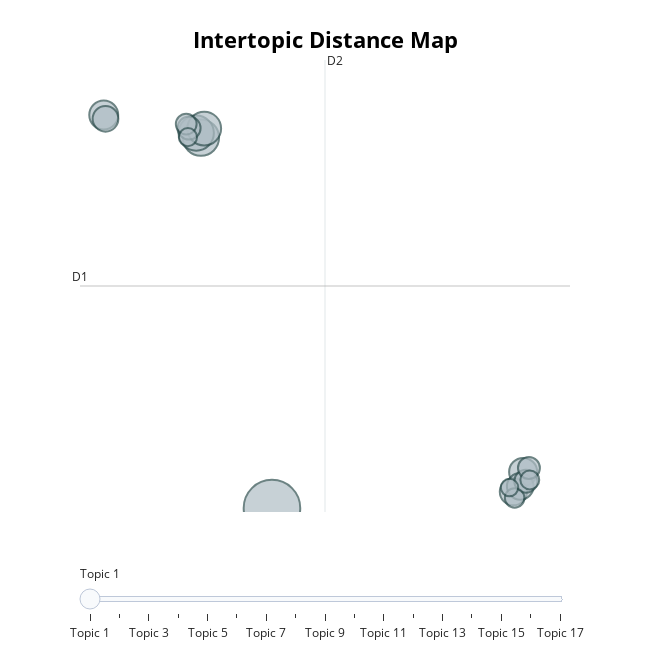

The notebook cell saved with this chart:
### Markdown cell above
### 1.2. Examining the Results

### Code cell
fig = topic_model.visualize_topics()
fig.write_html(f'pqs_unguided_{MINISTRY.lower()}_topic_distance.html')
fig

### Figure 1 — Plotly figure (JSON) as saved in the notebook; plotly's stock layout.template omitted (floating-point values rounded to 4 significant figures)
{"data": [{"customdata": [[1, "art | heritage | artist | art group | cultural", 126], [2, "muslim | asatizah | religious | malay muslim | muslim community", 52], [3, "madrasah | religious | teacher | madrasah student | irsyad", 49], [4, "mendaki | primary | operator | childcare | skill", 45], [5, "charity | cdc | cc | tuition | charitable", 33], [6, "generation | asean | aspiration | national youth | enterprise", 31], [7, "pa | political | grassroots | political party | appoint", 29], [8, "religious | racial | harmony | nation | people association", 28], [9, "household | zakat | average household | financial assistance | reject", 26], [10, "citizen | green | volunteerism | skill | conversation", 21], [11, "mosque | muslim | muslim community | malay muslim | mosque executive", 21], [12, "taxi | bus | commuter | transport | car", 19], [13, "ttfs | loan | mendaki | repayment | fitrah", 17], [14, "pa | auditor | auditor general | contract | lta", 15], [15, "dispute | mediation | tribunal | resolution | neighbour", 14], [16, "divorce | couple | marriage | court | syariah court", 13], [17, "parliamentary secretary | nac | freelance | political party | political", 12]], "hovertemplate": "<b>Topic %{customdata[0]}</b><br>Words: %{customdata[1]}<br>Size: %{customdata[2]}", "legendgroup": "", "marker": {"color": "#B0BEC5", "line": {"color": "DarkSlateGrey", "width": 2}, "size": [126, 52, 49, 45, 33, 31, 29, 28, 26, 21, 21, 19, 17, 15, 14, 13, 12], "sizemode": "area", "sizeref": 0.07875, "symbol": "circle"}, "mode": "markers", "name": "", "orientation": "v", "showlegend": false, "type": "scatter", "x": [0.9804, -6.001, -6.461, -5.677, -15.55, 25.66, 24.7, 25.37, -15.37, 25.93, -7.168, 26.23, -7.444, 24.82, 26.32, -7.276, 24.32], "xaxis": "x", "y": [-1.161, 15.29, 15.49, 15.69, 16.29, 0.4425, -0.4348, -0.1961, 16.13, 0.0323, 15.72, 0.621, 15.89, -0.7092, 0.08778, 15.31, -0.2505], "yaxis": "y"}], "layout": {"annotations": [{"showarrow": false, "text": "D1", "x": -17.88, "y": 8.702, "yshift": 10}, {"showarrow": false, "text": "D2", "x": 6.191, "xshift": 10, "y": 18.74}], "height": 650, "hoverlabel": {"bgcolor": "white", "font": {"family": "Rockwell", "size": 16}}, "legend": {"itemsizing": "constant", "tracegroupgap": 0}, "margin": {"t": 60}, "shapes": [{"line": {"color": "#CFD8DC", "width": 2}, "type": "line", "x0": 6.191, "x1": 6.191, "y0": -1.335, "y1": 18.74}, {"line": {"color": "#9E9E9E", "width": 2}, "type": "line", "x0": -17.88, "x1": 30.26, "y0": 8.702, "y1": 8.702}], "sliders": [{"active": 0, "pad": {"t": 50}, "steps": [{"args": [{"marker.color": [["red", "#B0BEC5", "#B0BEC5", "#B0BEC5", "#B0BEC5", "#B0BEC5", "#B0BEC5", "#B0BEC5", "#B0BEC5", "#B0BEC5", "#B0BEC5", "#B0BEC5", "#B0BEC5", "#B0BEC5", "#B0BEC5", "#B0BEC5", "#B0BEC5"]]}], "label": "Topic 1", "method": "update"}, {"args": [{"marker.color": [["#B0BEC5", "red", "#B0BEC5", "#B0BEC5", "#B0BEC5", "#B0BEC5", "#B0BEC5", "#B0BEC5", "#B0BEC5", "#B0BEC5", "#B0BEC5", "#B0BEC5", "#B0BEC5", "#B0BEC5", "#B0BEC5", "#B0BEC5", "#B0BEC5"]]}], "label": "Topic 2", "method": "update"}, {"args": [{"marker.color": [["#B0BEC5", "#B0BEC5", "red", "#B0BEC5", "#B0BEC5", "#B0BEC5", "#B0BEC5", "#B0BEC5", "#B0BEC5", "#B0BEC5", "#B0BEC5", "#B0BEC5", "#B0BEC5", "#B0BEC5", "#B0BEC5", "#B0BEC5", "#B0BEC5"]]}], "label": "Topic 3", "method": "update"}, {"args": [{"marker.color": [["#B0BEC5", "#B0BEC5", "#B0BEC5", "red", "#B0BEC5", "#B0BEC5", "#B0BEC5", "#B0BEC5", "#B0BEC5", "#B0BEC5", "#B0BEC5", "#B0BEC5", "#B0BEC5", "#B0BEC5", "#B0BEC5", "#B0BEC5", "#B0BEC5"]]}], "label": "Topic 4", "method": "update"}, {"args": [{"marker.color": [["#B0BEC5", "#B0BEC5", "#B0BEC5", "#B0BEC5", "red", "#B0BEC5", "#B0BEC5", "#B0BEC5", "#B0BEC5", "#B0BEC5", "#B0BEC5", "#B0BEC5", "#B0BEC5", "#B0BEC5", "#B0BEC5", "#B0BEC5", "#B0BEC5"]]}], "label": "Topic 5", "method": "update"}, {"args": [{"marker.color": [["#B0BEC5", "#B0BEC5", "#B0BEC5", "#B0BEC5", "#B0BEC5", "red", "#B0BEC5", "#B0BEC5", "#B0BEC5", "#B0BEC5", "#B0BEC5", "#B0BEC5", "#B0BEC5", "#B0BEC5", "#B0BEC5", "#B0BEC5", "#B0BEC5"]]}], "label": "Topic 6", "method": "update"}, {"args": [{"marker.color": [["#B0BEC5", "#B0BEC5", "#B0BEC5", "#B0BEC5", "#B0BEC5", "#B0BEC5", "red", "#B0BEC5", "#B0BEC5", "#B0BEC5", "#B0BEC5", "#B0BEC5", "#B0BEC5", "#B0BEC5", "#B0BEC5", "#B0BEC5", "#B0BEC5"]]}], "label": "Topic 7", "method": "update"}, {"args": [{"marker.color": [["#B0BEC5", "#B0BEC5", "#B0BEC5", "#B0BEC5", "#B0BEC5", "#B0BEC5", "#B0BEC5", "red", "#B0BEC5", "#B0BEC5", "#B0BEC5", "#B0BEC5", "#B0BEC5", "#B0BEC5", "#B0BEC5", "#B0BEC5", "#B0BEC5"]]}], "label": "Topic 8", "method": "update"}, {"args": [{"marker.color": [["#B0BEC5", "#B0BEC5", "#B0BEC5", "#B0BEC5", "#B0BEC5", "#B0BEC5", "#B0BEC5", "#B0BEC5", "red", "#B0BEC5", "#B0BEC5", "#B0BEC5", "#B0BEC5", "#B0BEC5", "#B0BEC5", "#B0BEC5", "#B0BEC5"]]}], "label": "Topic 9", "method": "update"}, {"args": [{"marker.color": [["#B0BEC5", "#B0BEC5", "#B0BEC5", "#B0BEC5", "#B0BEC5", "#B0BEC5", "#B0BEC5", "#B0BEC5", "#B0BEC5", "red", "#B0BEC5", "#B0BEC5", "#B0BEC5", "#B0BEC5", "#B0BEC5", "#B0BEC5", "#B0BEC5"]]}], "label": "Topic 10", "method": "update"}, {"args": [{"marker.color": [["#B0BEC5", "#B0BEC5", "#B0BEC5", "#B0BEC5", "#B0BEC5", "#B0BEC5", "#B0BEC5", "#B0BEC5", "#B0BEC5", "#B0BEC5", "red", "#B0BEC5", "#B0BEC5", "#B0BEC5", "#B0BEC5", "#B0BEC5", "#B0BEC5"]]}], "label": "Topic 11", "method": "update"}, {"args": [{"marker.color": [["#B0BEC5", "#B0BEC5", "#B0BEC5", "#B0BEC5", "#B0BEC5", "#B0BEC5", "#B0BEC5", "#B0BEC5", "#B0BEC5", "#B0BEC5", "#B0BEC5", "red", "#B0BEC5", "#B0BEC5", "#B0BEC5", "#B0BEC5", "#B0BEC5"]]}], "label": "Topic 12", "method": "update"}, {"args": [{"marker.color": [["#B0BEC5", "#B0BEC5", "#B0BEC5", "#B0BEC5", "#B0BEC5", "#B0BEC5", "#B0BEC5", "#B0BEC5", "#B0BEC5", "#B0BEC5", "#B0BEC5", "#B0BEC5", "red", "#B0BEC5", "#B0BEC5", "#B0BEC5", "#B0BEC5"]]}], "label": "Topic 13", "method": "update"}, {"args": [{"marker.color": [["#B0BEC5", "#B0BEC5", "#B0BEC5", "#B0BEC5", "#B0BEC5", "#B0BEC5", "#B0BEC5", "#B0BEC5", "#B0BEC5", "#B0BEC5", "#B0BEC5", "#B0BEC5", "#B0BEC5", "red", "#B0BEC5", "#B0BEC5", "#B0BEC5"]]}], "label": "Topic 14", "method": "update"}, {"args": [{"marker.color": [["#B0BEC5", "#B0BEC5", "#B0BEC5", "#B0BEC5", "#B0BEC5", "#B0BEC5", "#B0BEC5", "#B0BEC5", "#B0BEC5", "#B0BEC5", "#B0BEC5", "#B0BEC5", "#B0BEC5", "#B0BEC5", "red", "#B0BEC5", "#B0BEC5"]]}], "label": "Topic 15", "method": "update"}, {"args": [{"marker.color": [["#B0BEC5", "#B0BEC5", "#B0BEC5", "#B0BEC5", "#B0BEC5", "#B0BEC5", "#B0BEC5", "#B0BEC5", "#B0BEC5", "#B0BEC5", "#B0BEC5", "#B0BEC5", "#B0BEC5", "#B0BEC5", "#B0BEC5", "red", "#B0BEC5"]]}], "label": "Topic 16", "method": "update"}, {"args": [{"marker.color": [["#B0BEC5", "#B0BEC5", "#B0BEC5", "#B0BEC5", "#B0BEC5", "#B0BEC5", "#B0BEC5", "#B0BEC5", "#B0BEC5", "#B0BEC5", "#B0BEC5", "#B0BEC5", "#B0BEC5", "#B0BEC5", "#B0BEC5", "#B0BEC5", "red"]]}], "label": "Topic 17", "method": "update"}]}], "title": {"font": {"color": "Black", "size": 22}, "text": "<b>Intertopic Distance Map", "x": 0.5, "xanchor": "center", "y": 0.95, "yanchor": "top"}, "width": 650, "xaxis": {"anchor": "y", "domain": [0, 1], "range": [-17.88, 30.26], "title": {"text": ""}, "type": "linear", "visible": false}, "yaxis": {"anchor": "x", "domain": [0, 1], "range": [-1.335, 18.74], "title": {"text": ""}, "type": "linear", "visible": false}}}
